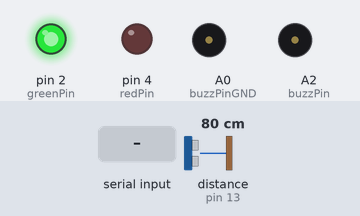
A sketch run on a simulated Arduino Uno, built with avr-gcc and run on an emulated ATmega328P. Shown: output pins drawn as LEDs (lit = HIGH), buzzer (waves = sounding, pin HIGH). Wiring (inferred from the names in the program): ultrasonic range finder: trigger pin 12; echo pin 13. Dashed ring = blinking. Inputs (shaded band) come from the test bench; at power-on: distance to the obstacle (sensor on pin 13) 80 cm. The echo pulse lasts 58.3 µs per cm; sleep ends after the set time or at an interrupt; pins used as bus, display or sensor lines are not drawn; what the sketch prints to the serial monitor is not drawn.

Above: at 1.2 s.
1.3 s: "3*" received over Serial
At 1.9 s:
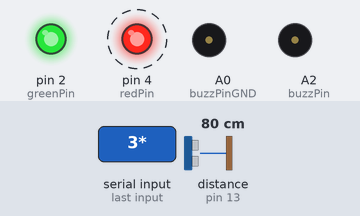
4.3 s: distance to the obstacle (sensor on pin 13) set to 5 cm
7.3 s: distance to the obstacle (sensor on pin 13) set to 2 cm
At 8.0 s:
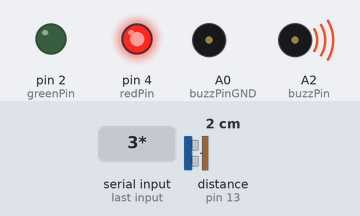
9.0 s: "5*" received over Serial
At 9.4 s:
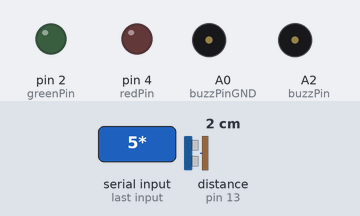
10.5 s: "3*" received over Serial
At 11.6 s:
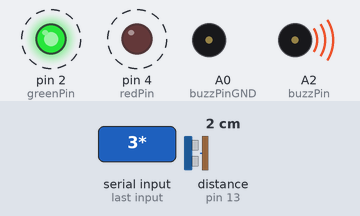
13.5 s: distance to the obstacle (sensor on pin 13) set to 4 cm
At 15.8 s:
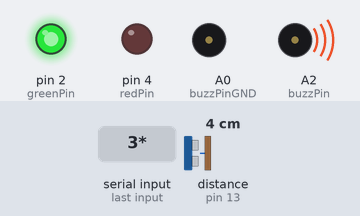
Timing chart, 0 to 17.5 s (numbered marks = the images above; inputs shaded):
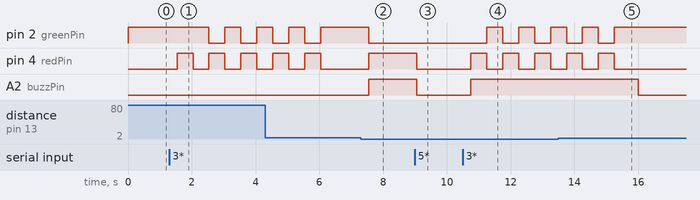

The sketch:

Sensor.ino
```cpp
/* Commands sent over Serial:
 * 0 (RAWCM) - Sends the raw data over serial in centimeters
 * 1 (RAWIN) - Sends the raw data over serial in inches
 * 2 (ALARM) - Sound the alarm for 5s, for debugging
 * 3 (LIGHT) - Blink all the LEDs at 2Hz for 5s, for debugging
 * 4 (PAUSE) - Acknowledge high water level and pause alarm
 * 5 (SLEEP) - Sleep the device, stop the sensors and output
 */

#include <avr/sleep.h>

// Constants
#define trigPin 12
#define echoPin 13
#define vccPin 11
#define greenPin 2
#define redPin 4
#define buzzPin A2
#define greenPinGND 3
#define redPinGND 5
#define buzzPinGND A0
int duration, final_cm, final_inches;
double cm;
String command;
bool mode = false;

void setup() {
  Serial.begin (9600);
  Serial.setTimeout(-1);

  pinMode(trigPin, OUTPUT);
  pinMode(echoPin, INPUT);
  pinMode(vccPin, OUTPUT);
  pinMode(greenPin, OUTPUT);
  pinMode(redPin, OUTPUT);
  pinMode(buzzPin, OUTPUT);
  pinMode(greenPinGND, OUTPUT);
  pinMode(redPinGND, OUTPUT);
  pinMode(buzzPinGND, OUTPUT);
  digitalWrite(vccPin, HIGH);
  digitalWrite(greenPinGND, LOW);
  digitalWrite(redPinGND, LOW);
  digitalWrite(buzzPinGND, LOW);
}

void loop() {
  digitalWrite(trigPin, LOW);
  delayMicroseconds(5);
  digitalWrite(trigPin, HIGH);
  delayMicroseconds(10);
  digitalWrite(trigPin, LOW);

  duration = pulseIn(echoPin, HIGH);
  cm = pow(((pow(duration, 2.0))/(3460.2041) - 1.69), 0.5);

  if (cm > 9) {
    ;
  } else if (cm > 6.5) {
    final_cm = 0;
  } else if (cm > 4.5) {
    final_cm = 1;
  } else if (cm > 3.6) {
    final_cm = 2;
  } else if (cm > 3.1) {
    final_cm = 3;
  } else if (cm > 2.2) {
    final_cm = 4;
  } else if (cm > 1.1) {
    final_cm = 5;
  } else {
    final_cm = 6;
  }

  final_inches = 2.65748 - (duration / 2.0) / 74;

  if (final_cm < 4) {
    digitalWrite(greenPin, HIGH);
    digitalWrite(redPin, LOW);
    digitalWrite(buzzPin, LOW);
  } else if (final_cm >= 4 && mode == false) {
    digitalWrite(greenPin, LOW);
    digitalWrite(redPin, HIGH);
    digitalWrite(buzzPin, HIGH);
  } else if (final_cm >= 4 && mode == true) {
    digitalWrite(greenPin, LOW);
    digitalWrite(redPin, HIGH);
    digitalWrite(buzzPin, LOW);
  }

  if (Serial.available() > 0) {
    command = Serial.readStringUntil('*');
    if (command == "0") {
      Serial.print(final_cm);
      Serial.print("/");
    } else if (command == "1") {
      Serial.print(final_inches);
      Serial.print("/");
    } else if (command == "2") {
      digitalWrite(buzzPin, HIGH);
      delay(5000);
      Serial.print("2/");
    } else if (command == "3") {
      digitalWrite(redPin, HIGH);
      delay(500);
      digitalWrite(greenPin, HIGH);
      digitalWrite(redPin, LOW);
      delay(500);
      digitalWrite(greenPin, LOW);
      digitalWrite(redPin, HIGH);
      delay(500);
      digitalWrite(greenPin, HIGH);
      digitalWrite(redPin, LOW);
      delay(500);
      digitalWrite(greenPin, LOW);
      digitalWrite(redPin, HIGH);
      delay(500);
      digitalWrite(greenPin, HIGH);
      digitalWrite(redPin, LOW);
      delay(500);
      digitalWrite(greenPin, LOW);
      digitalWrite(redPin, HIGH);
      delay(500);
      digitalWrite(greenPin, HIGH);
      digitalWrite(redPin, LOW);
      delay(500);
      digitalWrite(greenPin, LOW);
      digitalWrite(redPin, HIGH);
      delay(500);
      digitalWrite(greenPin, HIGH);
      digitalWrite(redPin, LOW);
      delay(500);
      Serial.print("3/");
    } else if (command == "4") {
      mode = true;
      Serial.print("4/");
    } else if (command == "5") {
      set_sleep_mode(SLEEP_MODE_PWR_DOWN);
      digitalWrite(greenPinGND, LOW);
      digitalWrite(redPinGND, LOW);
      digitalWrite(buzzPinGND, LOW);
      digitalWrite(greenPin, LOW);
      digitalWrite(redPin, LOW);
      digitalWrite(buzzPin, LOW);
      Serial.print("5/");
      delay(100);
      sleep_mode();
    }
  }

  delay(250);
}
```

Measured:
- the behaviour switches between 4 and 3 cm on distance to the obstacle (sensor on pin 13) (found by bisection; images 1 and 2)
- after the input at 1.3 s, pin 2 (greenPin): alternates HIGH for 0.50 s and LOW for 0.50 s, starting after 1.2 s; pin 4 (redPin): alternates HIGH for 0.50 s and LOW for 0.50 s, starting after 0.24 s
- after the input at 7.3 s, pin 2 (greenPin): HIGH → LOW after 0.24 s; pin 4 (redPin), A2 (buzzPin): LOW → HIGH after 0.24 s
- after the input at 9.0 s, pin 4 (redPin), A2 (buzzPin): HIGH → LOW after 0.05 s
- after the input at 10.5 s, pin 2 (greenPin): alternates HIGH for 0.50 s and LOW for 0.50 s, starting after 0.75 s; pin 4 (redPin): alternates HIGH for 0.50 s and LOW for 0.50 s, starting after 0.25 s; A2 (buzzPin): LOW → HIGH after 0.25 s
- after the input at 13.5 s, pin 2 (greenPin): goes on until 15.3 s, then stays HIGH; pin 4 (redPin): goes on until 15.3 s, then stays LOW; A2 (buzzPin): HIGH → LOW after 2.5 s
